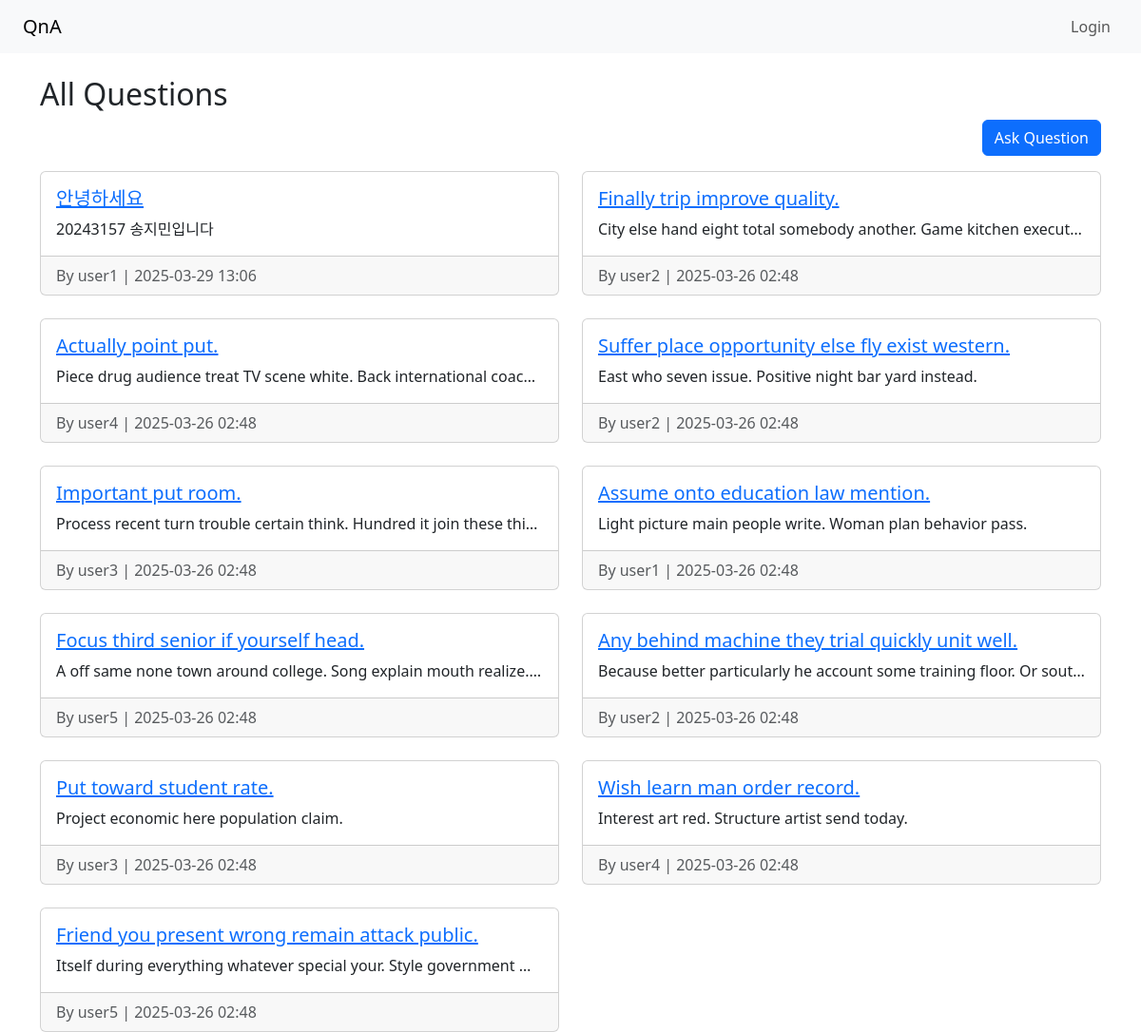
The page / on the database its author committed.
### qa/models.py (models this page shows, shortened)
class Question(models.Model):
    title = models.CharField(max_length=200)
    content = models.TextField()
    author = models.ForeignKey(User, on_delete=models.CASCADE)
    created_at = models.DateTimeField(auto_now_add=True)

### qa/views.py (the view)
# urls.py: path('', views.question_list, name='question_list'),
def question_list(request):
    questions = Question.objects.order_by('-created_at')
    return render(request, 'qa/question_list.html', {'questions': questions})

### qa/templates/qa/question_list.html
{% extends 'qa/base.html' %}
{% block content %}
<h2>All Questions</h2>
<div class="d-flex justify-content-end mb-3">
 <a href="{% url 'ask_question' %}" class="btn btn-primary">Ask Question</a>
</div>
<div class="row row-cols-1 row-cols-md-2 g-4">
 {% for question in questions %}
 <div class="col">
 <div class="card h-100">
 <div class="card-body">
 <h5 class="card-title">
 <a href="{% url 'question_detail' question.pk %}">{{ question.title }}</a>
 </h5>
 <p class="card-text text-truncate">{{ question.content }}</p>
 </div>
 <div class="card-footer text-muted">
 By {{ question.author.username }} | {{ question.created_at|date:"Y-m-d H:i" }}
 </div>
 </div>
 </div>
 {% empty %}
 <p>No questions yet.</p>
    {% endfor %}
</div>
{% endblock %}

### qa/templates/qa/base.html (shortened to what this page needs)
<!DOCTYPE html>
<html lang="en">
<head>
    <link href="https://cdn.jsdelivr.net/npm/bootstrap@5.3.2/dist/css/bootstrap.min.css" rel="stylesheet">
</head>
<body>
    <nav class="navbar navbar-expand-lg navbar-light bg-light px-4">
    <a class="navbar-brand" href="/">QnA</a>
        <div class="collapse navbar-collapse">
            <ul class="navbar-nav ms-auto">
            {% if user.is_authenticated %}
            <li class="nav-item">
                <span class="nav-link">👤 {{ user.username }}</span>
            </li>
            <li class="nav-item">
                <a class="nav-link" href="{% url 'ask_question' %}">Ask Question</a>
            </li>
            <li class="nav-item">
            <form action="{% url 'logout' %}" method="post" class="d-inline">
                {% csrf_token %}
                <button type="submit" class="btn btn-link nav-link" style="display:inline; padding: 0;">Logout</button>
            </form>
            </li>
            {% else %}
            <li class="nav-item">
                <a class="nav-link" href="{% url 'login' %}">Login</a>
            </li>
            {% endif %}
            </ul>
        </div>
    </nav>
    <div class="container mt-4">
        {% block content %}
        {% endblock %}
    </div>
</body>
</html>

### rows shown on the page
Question: title "안녕하세요", content "20243157 송지민입니다", author.username "user1", created_at "2025-03-29 13:06"
Question: title "Finally trip improve quality.", content "City else hand eight total somebody another. Game kitchen execut…", author.username "user2", created_at "2025-03-26 02:48"
Question: title "Actually point put.", content "Piece drug audience treat TV scene white. Back international coac…", author.username "user4", created_at "2025-03-26 02:48"
Question: title "Suffer place opportunity else fly exist western.", content "East who seven issue. Positive night bar yard instead.", author.username "user2", created_at "2025-03-26 02:48"
Question: title "Important put room.", content "Process recent turn trouble certain think. Hundred it join these thi…", author.username "user3", created_at "2025-03-26 02:48"
Question: title "Assume onto education law mention.", content "Light picture main people write. Woman plan behavior pass.", author.username "user1", created_at "2025-03-26 02:48"
Question: title "Focus third senior if yourself head.", content "A off same none town around college. Song explain mouth realize.…", author.username "user5", created_at "2025-03-26 02:48"
Question: title "Any behind machine they trial quickly unit well.", content "Because better particularly he account some training floor. Or sout…", author.username "user2", created_at "2025-03-26 02:48"
Question: title "Put toward student rate.", content "Project economic here population claim.", author.username "user3", created_at "2025-03-26 02:48"
Question: title "Wish learn man order record.", content "Interest art red. Structure artist send today.", author.username "user4", created_at "2025-03-26 02:48"
Question: title "Friend you present wrong remain attack public.", content "Itself during everything whatever special your. Style government…", author.username "user5", created_at "2025-03-26 02:48"
